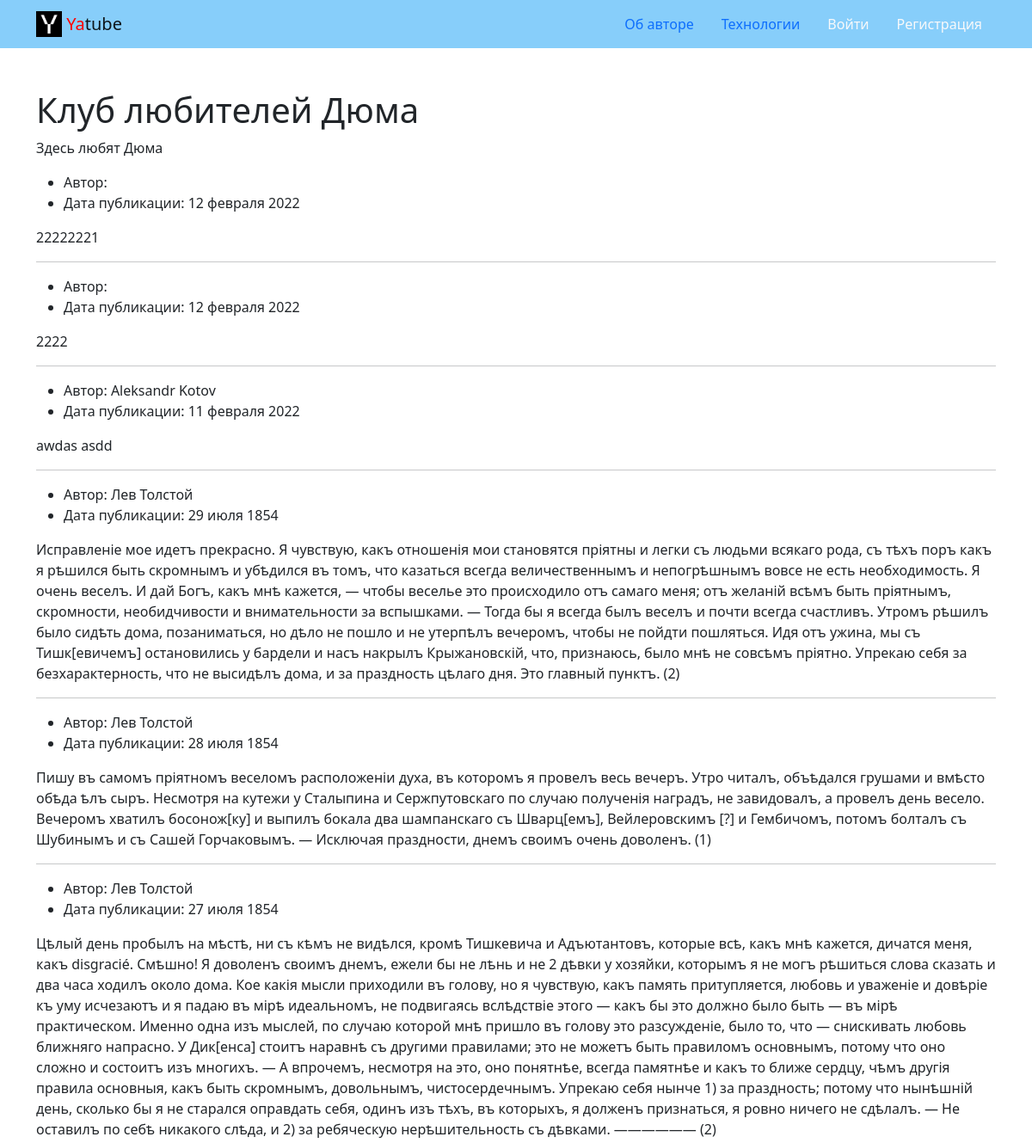
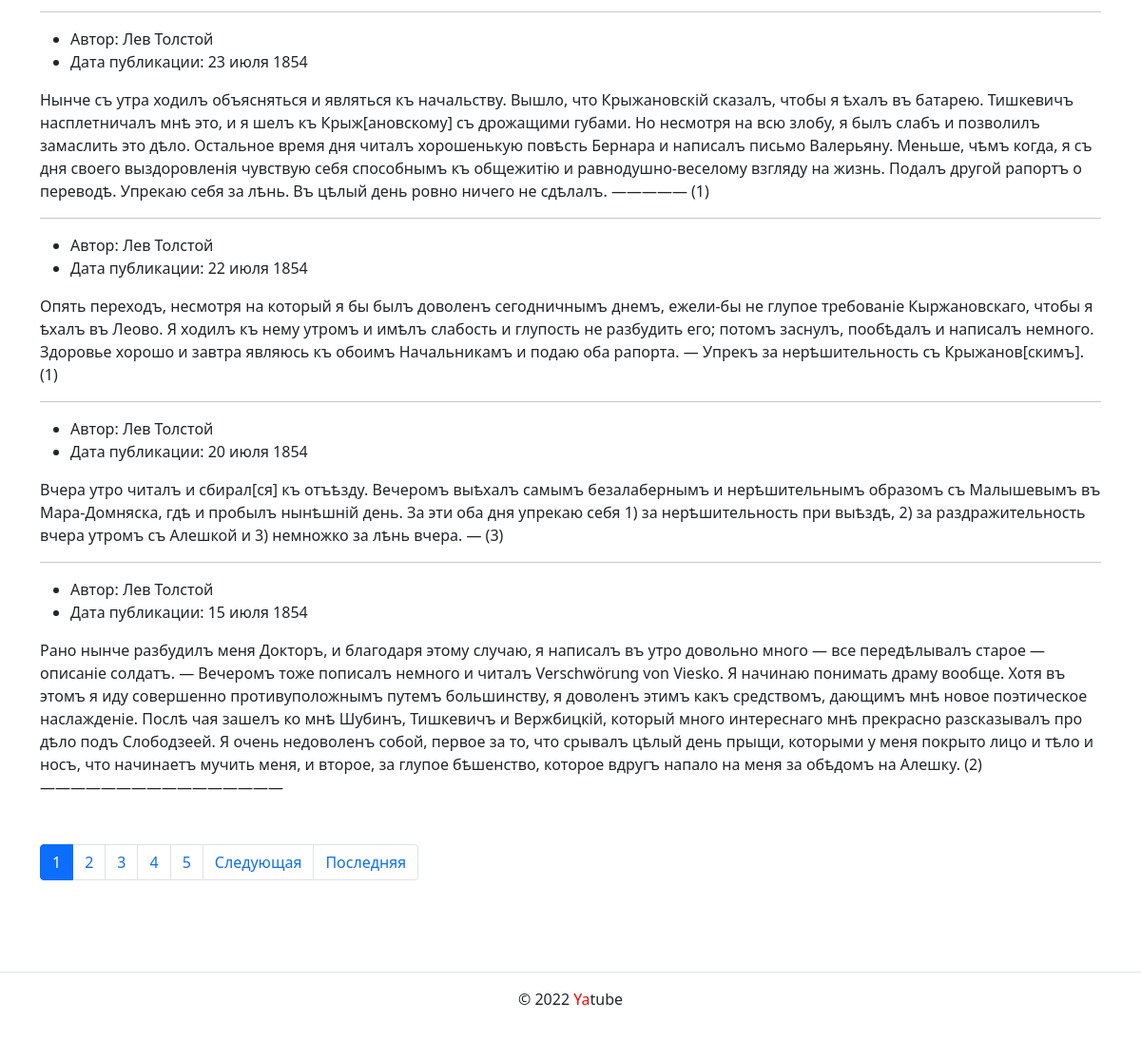
The app's page /group/dum/ with its own data (2 pictures, top to bottom).
### posts/models.py (models this page shows, shortened)
class Group(models.Model):
    title = models.CharField(
        max_length=200
    )
    slug = models.SlugField(
        unique=True
    )
    description = models.TextField()

class Post(models.Model):
    group = models.ForeignKey(
        'group',
        blank=True,
        null=True,
        on_delete=models.SET_NULL,
        related_name='posts'
    )
    text = models.TextField()
    pub_date = models.DateTimeField(
        auto_now_add=True
    )
    author = models.ForeignKey(
        User,
        on_delete=models.CASCADE,
        related_name='posts'
    )
    class Meta:
        ordering = ['-pub_date']

### posts/views.py (the view)
# urls.py: path('group/<slug:slug>/', views.group_posts, name='group_list'),
def group_posts(request, slug):
    group = get_object_or_404(Group, slug=slug)
    posts = group.posts.all()[:settings.COUNT_POSTS]
    post_list = Post.objects.all()
    page_obj = get_paginator_page(request, post_list)
    context = {
        'group': group,
        'posts': posts,
        'page_obj': page_obj,
    }
    return render(request, 'posts/group_list.html', context)

### core/context_processors/year.py (called while the page is built)
def year(request):
    return {
        'year': datetime.datetime.today().year
    }

### posts/pagination.py (called while the page is built)
def get_paginator_page(request, query_set):
    paginator = Paginator(query_set, settings.COUNT_POSTS)
    page_number = request.GET.get('page')
    return paginator.get_page(page_number)

### templates/posts/group_list.html (shortened to what this page needs)
{% extends 'base.html' %}
{% block content %}
<div class="container py-5">
  <h1>{{ group.title }}</h1>
  <p>
    {{ group.description }}
  </p>
  <article>
    {% for post in posts %}
    <ul>
      <li>
        Автор: {{ post.author.get_full_name }}
      </li>
      <li>
        Дата публикации: {{ post.pub_date|date:"d E Y" }}
      </li>
    </ul>
    <p>{{ post.text }}</p>
    {% if not forloop.last %}<hr>{% endif %}
    {% endfor %}
  </article>
  {% include 'posts/includes/paginator.html' %}
</div>
{% endblock %}

### records on screen
Group: title "Клуб любителей Дюма", description "Здесь любят Дюма"
Post: pub_date "12 февраля 2022", text "22222221"
Post: pub_date "12 февраля 2022", text "2222"
Post: author.get_full_name "Aleksandr Kotov", pub_date "11 февраля 2022", text "awdas asdd"
Post: author.get_full_name "Лев Толстой", pub_date "29 июля 1854", text "Исправленіе мое идетъ прекрасно. Я чувствую, какъ отношенія мои становятся пріятны и легки съ людьми всякаго рода, съ тѣхъ поръ какъ я рѣшился быть скромнымъ и убѣдился въ томъ, что казаться всегда величественнымъ и непогрѣшнымъ вовсе не есть необходимость. Я очень веселъ. И дай Богъ, какъ мнѣ кажется, — чтобы веселье это происходило отъ самаго меня; отъ желаній всѣмъ быть пріятнымъ, скромности, необидчивости и внимательности за вспышками. — Тогда бы я всегда былъ веселъ и почти всегда счастливъ. Утромъ рѣшилъ было сидѣть дома, позаниматься, но дѣло не пошло и не утерпѣлъ вечеромъ, чтобы не пойдти пошляться. Идя отъ ужина, мы съ Тишк[евичемъ] остановились у бардели и насъ накрылъ…"
Post: author.get_full_name "Лев Толстой", pub_date "28 июля 1854", text "Пишу въ самомъ пріятномъ веселомъ расположеніи духа, въ которомъ я провелъ весь вечеръ. Утро читалъ, объѣдался грушами и вмѣсто обѣда ѣлъ сыръ. Несмотря на кутежи у Сталыпина и Сержпутовскаго по случаю полученія наградъ, не завидовалъ, а провелъ день весело. Вечеромъ хватилъ босонож[ку] и выпилъ бокала два шампанскаго съ Шварц[емъ], Вейлеровскимъ [?] и Гембичомъ, потомъ болталъ съ Шубинымъ и съ Сашей Горчаковымъ. — Исключая праздности, днемъ своимъ очень доволенъ. (1)"
Post: author.get_full_name "Лев Толстой", pub_date "27 июля 1854", text "Цѣлый день пробылъ на мѣстѣ, ни съ кѣмъ не видѣлся, кромѣ Тишкевича и Адъютантовъ, которые всѣ, какъ мнѣ кажется, дичатся меня, какъ disgracié. Смѣшно! Я доволенъ своимъ днемъ, ежели бы не лѣнь и не 2 дѣвки у хозяйки, которымъ я не могъ рѣшиться слова сказать и два часа ходилъ около дома. Кое какія мысли приходили въ голову, но я чувствую, какъ память притупляется, любовь и уваженіе и довѣріе къ уму исчезаютъ и я падаю въ мірѣ идеальномъ, не подвигаясь вслѣдствіе этого — какъ бы это должно было быть — въ мірѣ практическом. Именно одна изъ мыслей, по случаю которой мнѣ пришло въ голову это разсужденіе, было то, что — снискивать любовь ближняго напрасно. У Дик[енса] стоитъ наравнѣ съ другими…"
Post: author.get_full_name "Лев Толстой", pub_date "23 июля 1854", text "Нынче съ утра ходилъ объясняться и являться къ начальству. Вышло, что Крыжановскій сказалъ, чтобы я ѣхалъ въ батарею. Тишкевичъ насплетничалъ мнѣ это, и я шелъ къ Крыж[ановскому] съ дрожащими губами. Но несмотря на всю злобу, я былъ слабъ и позволилъ замаслить это дѣло. Остальное время дня читалъ хорошенькую повѣсть Бернара и написалъ письмо Валерьяну. Меньше, чѣмъ когда, я съ дня своего выздоровленія чувствую себя способнымъ къ общежитію и равнодушно-веселому взгляду на жизнь. Подалъ другой рапортъ о переводѣ. Упрекаю себя за лѣнь. Въ цѣлый день ровно ничего не сдѣлалъ. ————— (1)"
Post: author.get_full_name "Лев Толстой", pub_date "22 июля 1854", text "Опять переходъ, несмотря на который я бы былъ доволенъ сегодничнымъ днемъ, ежели-бы не глупое требованіе Кыржановскаго, чтобы я ѣхалъ въ Леово. Я ходилъ къ нему утромъ и имѣлъ слабость и глупость не разбудить его; потомъ заснулъ, пообѣдалъ и написалъ немного. Здоровье хорошо и завтра являюсь къ обоимъ Начальникамъ и подаю оба рапорта. — Упрекъ за нерѣшительность съ Крыжанов[скимъ]. (1)"
Post: author.get_full_name "Лев Толстой", pub_date "20 июля 1854", text "Вчера утро читалъ и сбирал[ся] къ отъѣзду. Вечеромъ выѣхалъ самымъ безалабернымъ и нерѣшительнымъ образомъ съ Малышевымъ въ Мара-Домняска, гдѣ и пробылъ нынѣшній день. За эти оба дня упрекаю себя 1) за нерѣшительность при выѣздѣ, 2) за раздражительность вчера утромъ съ Алешкой и 3) немножко за лѣнь вчера. — (3)"
Post: author.get_full_name "Лев Толстой", pub_date "15 июля 1854", text "Рано нынче разбудилъ меня Докторъ, и благодаря этому случаю, я написалъ въ утро довольно много — все передѣлывалъ старое — описаніе солдатъ. — Вечеромъ тоже пописалъ немного и читалъ Verschwörung von Viesko. Я начинаю понимать драму вообще. Хотя въ этомъ я иду совершенно противуположнымъ путемъ большинству, я доволенъ этимъ какъ средствомъ, дающимъ мнѣ новое поэтическое наслажденіе. Послѣ чая зашелъ ко мнѣ Шубинъ, Тишкевичъ и Вержбицкій, который много интереснаго мнѣ прекрасно разсказывалъ про дѣло подъ Слободзеей. Я очень недоволенъ собой, первое за то, что срывалъ цѣлый день прыщи, которыми у меня покрыто лицо и тѣло и носъ, что начинаетъ мучить меня, и второе, за глупое бѣшенство,…"

### other values on screen
{{ i }} "1"
{{ i }} "2" "3" "4" "5"
